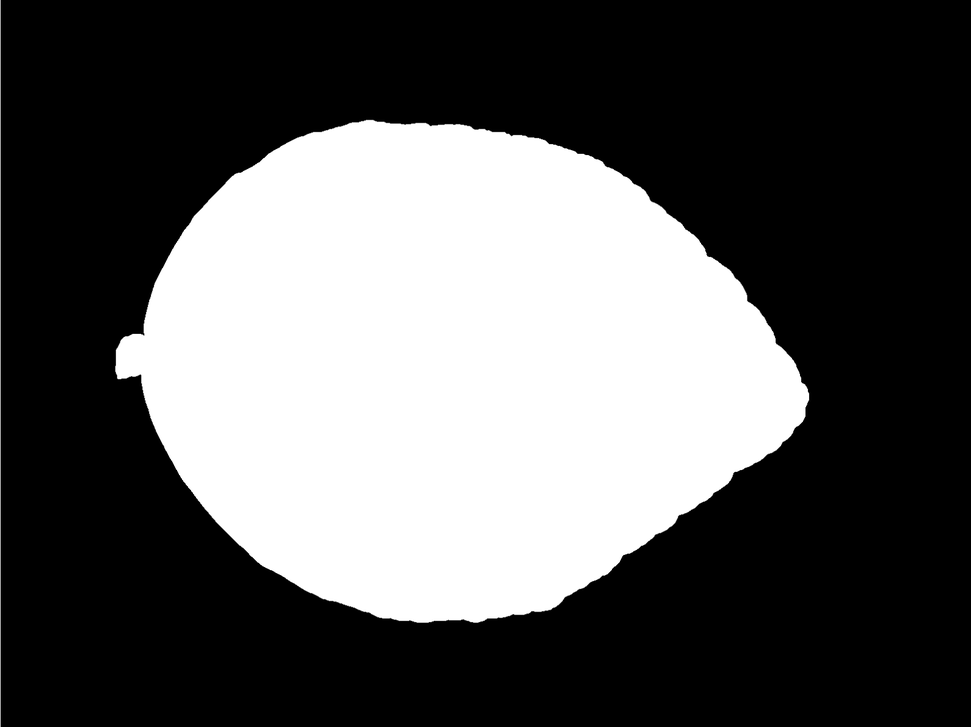
#> input picture leaf_classify/input/CL-S-009.png, 971 x 727 px, shrunk from 1590 x 1191 before the run
$ jupyter execute --allow-errors knn_model.ipynb
#> lines starting #> are read from the running program, lines starting #| are printed output that depends on the picture
# Import Library and Dataset

[cell 1]
from skimage.io import imshow, imread
from skimage.color import rgb2gray
from skimage.filters import threshold_otsu
from skimage.morphology import closing
from skimage.measure import label, regionprops, regionprops_table
from sklearn.ensemble import GradientBoostingClassifier,RandomForestClassifier
from sklearn.model_selection import train_test_split
from sklearn.metrics import classification_report
from matplotlib import pyplot as plt
import pandas as pd
import numpy as np
from tqdm import tqdm
import os
import seaborn as sns

[cell 2]
data = pd.read_csv('leaf_data.csv')
#> (reads leaf_classify/leaf_data.csv from the repository)
data.head()

[cell 3]
data.info()

[cell 4]
data.describe()

[cell 5]
data.shape

[cell 6]
data['label'].unique()

[cell 7]
data['label'].value_counts()

[cell 8]
data.isna().sum()

# Splitting Data Etc.

### Label Encoding

[cell 9]
df = data.copy()
df.head()

[cell 10]
from sklearn.preprocessing import LabelEncoder, OneHotEncoder

[cell 11]
labelencoder = LabelEncoder()
df['label'] = labelencoder.fit_transform(df['label'])

[cell 12]
df.head()

[cell 13]
info = {df['label'][i] : data['label'][i] for i in range(len(data))}
dict(sorted(info.items(), key=lambda x:int(x[0])))

### Data Correlation

[cell 14]
df.corr()

[cell 15]
plt.figure(figsize=(12,10))
sns.heatmap(df.corr(), cmap="RdBu_r",annot=True)

plt.title('Correlation between Numeric Variables')
plt.show()
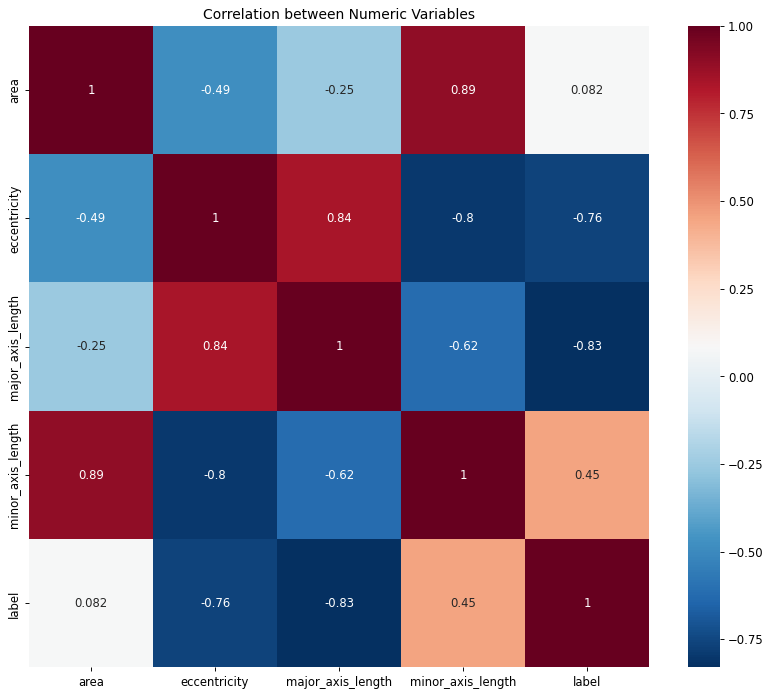
#> figure drawn by matplotlib, 2 panels

### Splitting Data

[cell 16]
from sklearn.model_selection import train_test_split

[cell 17]
X = df.iloc[:, :-1].values

[cell 18]
y = df.iloc[:, -1]

[cell 19]
X_train, X_test, y_train, y_test = train_test_split(X, y, test_size = 0.3, random_state = 1)

### Scaling Data

[cell 20]
from sklearn.preprocessing import StandardScaler
sc = StandardScaler()
X_train = sc.fit_transform(X_train)
X_test = sc.transform(X_test)

# kNN Model

[cell 21]
from sklearn.neighbors import KNeighborsClassifier
k = 3
knn = KNeighborsClassifier(n_neighbors = k)
knn.fit(X_train,y_train)
print(" {} nn score: {} ".format(k,knn.score(X_test,y_test)))

[cell 22]
y_pred = knn.predict(X_test)
y_true = y_test

[cell 23]
from sklearn.metrics import confusion_matrix
cm = confusion_matrix(y_true,y_pred)

#visualization
import seaborn as sns
import matplotlib.pyplot as plt

f, ax = plt.subplots(figsize =(5,5))
sns.heatmap(cm,annot = True,linewidths=0.5,linecolor="red",fmt = ".0f",ax=ax)
plt.xlabel("True")
plt.ylabel("Predicted")
plt.show()
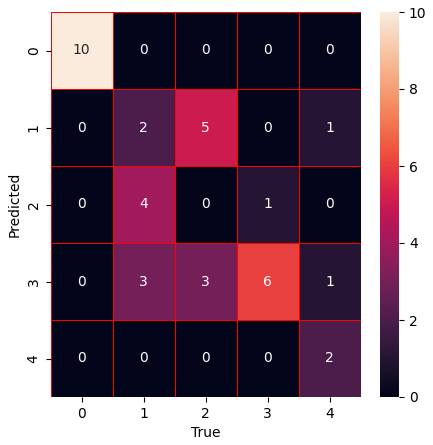
#> figure drawn by matplotlib, 2 panels

[cell 24]
#K fold CV K = 10
from sklearn.model_selection import cross_val_score
accuracies = cross_val_score(knn,X,y, cv = 10)

for i in range(len(accuracies)):
  print("K{} = {}".format(i, accuracies[i]))

print("\naverage accuracy: ",np.mean(accuracies))
print("average std: ",np.std(accuracies))

[cell 25]
y_pred_knn = knn.predict(X_test)
print("KNN Classifier report: \n\n", classification_report(y_test, y_pred_knn))

### Find Best K Value

[cell 26]
error_rate=[]#list that will store the average error rate value of k
acc_rate = []
for i in range (1,11):  #Took the range of k from 1 to 30
    clf=KNeighborsClassifier(n_neighbors=i)
    clf.fit(X_train,y_train)
    predict_i=clf.predict(X_test)
    score = clf.score(X_test, y_test)
    acc_rate.append(score)
    error_rate.append(np.mean(predict_i!=y_test))

[cell 27]
#plotting the error rate vs k graph
plt.figure(figsize=(12,6))
plt.plot(range(1,11),acc_rate,label="Accuracy",marker="o",markerfacecolor="green", linestyle="dashed",color="red",markersize=15)
plt.plot(range(1,11),error_rate,label="Error",marker="o",markerfacecolor="red", linestyle="dashed",color="red",markersize=15)
plt.title("Error Rate and Acc Rate vs Value",fontsize=20)
plt.xlabel("k- Values",fontsize=20)
plt.ylabel("Value",fontsize=20)
plt.xticks(range(1,11))
plt.legend()
plt.show()
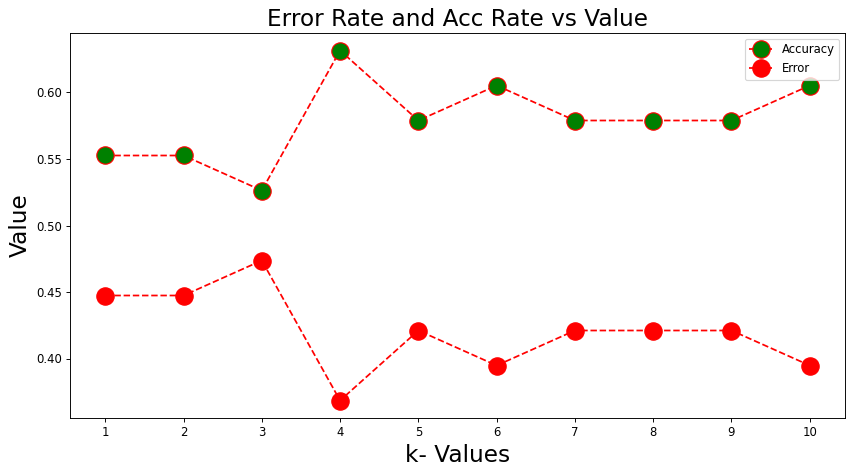
#> figure drawn by matplotlib, 1 panel; curve peaks at x = 4, y = 0.632; curve peaks at x = 3, y = 0.474

### Rebuild Best Model

[cell 28]
from sklearn.neighbors import KNeighborsClassifier
k = 4
knn_best = KNeighborsClassifier(n_neighbors = k)
knn_best.fit(X_train,y_train)
print(" {} nn score: {} ".format(k,knn_best.score(X_test,y_test)))

[cell 29]
y_pred2 = knn_best.predict(X_test)
y_true = y_test

[cell 30]
from sklearn.metrics import confusion_matrix
cm2 = confusion_matrix(y_true,y_pred2)

#visualization
import seaborn as sns
import matplotlib.pyplot as plt

f, ax = plt.subplots(figsize =(5,5))
sns.heatmap(cm2,annot = True,linewidths=0.5,linecolor="red",fmt = ".0f",ax=ax)
plt.xlabel("True")
plt.ylabel("Predicted")
plt.show()
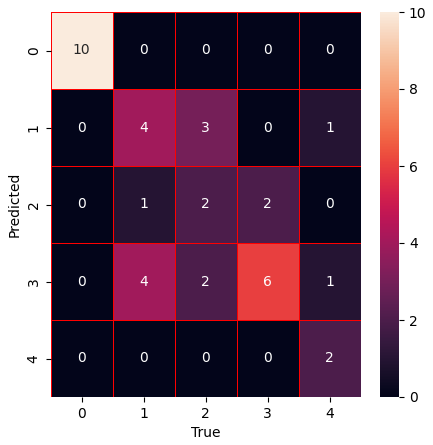
#> figure drawn by matplotlib, 2 panels

[cell 31]
#K fold CV K = 10
from sklearn.model_selection import cross_val_score
accuracies2 = cross_val_score(knn_best,X,y, cv = 10)

for i in range(len(accuracies2)):
  print("K{} = {}".format(i, accuracies2[i]))

print("\naverage accuracy: ",np.mean(accuracies2))
print("average std: ",np.std(accuracies2))

[cell 32]
y_pred_knn2 = knn_best.predict(X_test)
print("KNN Classifier report: \n\n", classification_report(y_test, y_pred_knn2))

# Saving Best Model

[cell 33]
import pickle

[cell 34]
filename = 'knn_best_model.sav'

[cell 35]
# pickle.dump(knn_best, open(filename, 'wb'))

#> (a cell that did not finish here is left out)

# Testing with Some Input

[cell 37]
def predict_img(input_img, model):
  X_input = sc.transform(input_img)
  pred_input = model.predict(X_input)
  return pred_input

[cell 38]
image_path = "input/CL-S-009.png"

[cell 39]
image = rgb2gray(imread(image_path))
#> image: shape (727, 971) float64; min 0, max 1, mean 0.347
label_img = label(image)
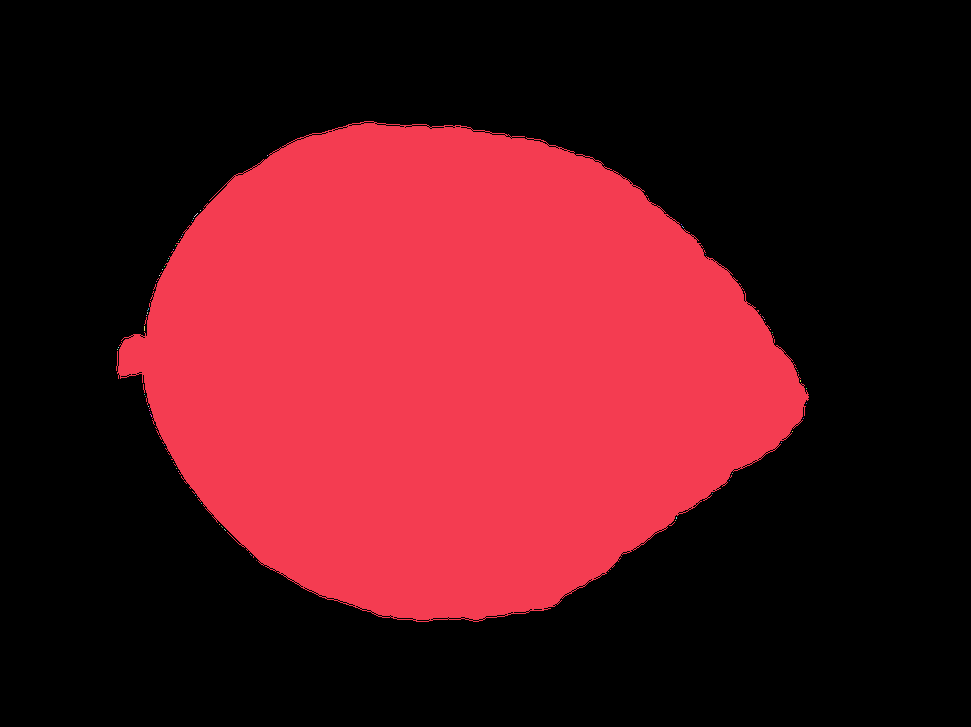
#> label_img: shape (727, 971) int64; 62 distinct labels, from 0 to 61; one colour per label, 0 black

table = pd.DataFrame(regionprops_table(label_img, image,
                        ['area', 'eccentricity',
                        'major_axis_length', 'minor_axis_length']))
#> table = table of 61 rows and 4 columns

input_img = table.copy()
#> input_img = table of 61 rows and 4 columns
input_img.head()
#> Out = table of 5 rows and 4 columns

[cell 40]
X_input = input_img.loc[[1]].values
#> X_input = [[1, 0, 0, 0]]

[cell 41]
X_input
#> Out = [[1, 0, 0, 0]]
